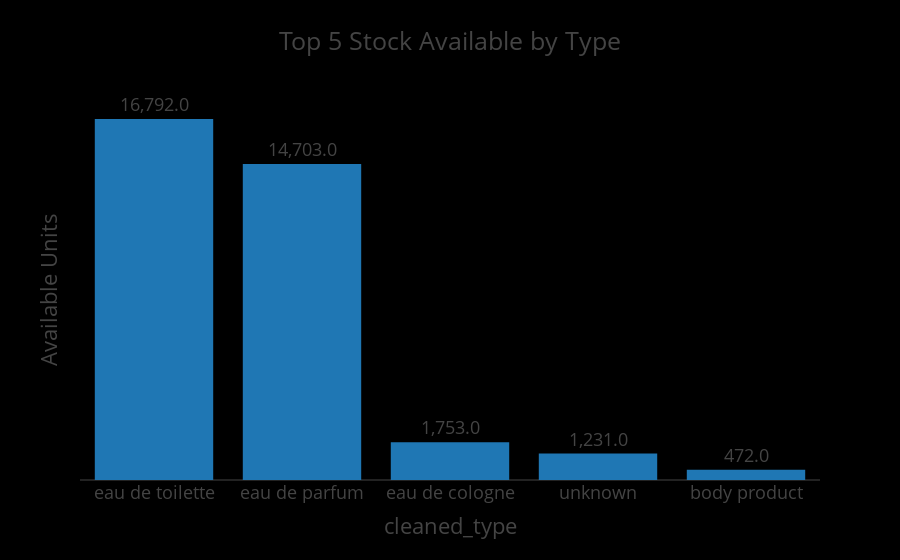

The notebook cell this image was saved under:
### Markdown cell above
## Stock Available by Type

### Code cell
# Set results directory
results_dir = r'C:\Users\USER\Downloads\Perfume_E-Commerce\result'
os.makedirs(results_dir, exist_ok=True)

# Group and sum available stock by type
type_stock = combined_df.groupby('cleaned_type')['available'].sum().reset_index()

# Sort descending and take top 5
top5_type_stock = type_stock.sort_values(by='available', ascending=False).head(5)

# Create formatted labels with thousand separators
top5_type_stock['available_text'] = top5_type_stock['available'].apply(lambda x: f"{x:,}")

# Plot top 5 with same color and formatted data labels
fig1 = px.bar(
    top5_type_stock,
    x='cleaned_type',
    y='available',
    text='available_text',
    title='Top 5 Stock Available by Type',
    color_discrete_sequence=['#1f77b4']
)

# Data labels and layout tweaks
fig1.update_traces(textposition='outside', cliponaxis=False)

fig1.update_layout(
    template='presentation',
    paper_bgcolor='rgb(0, 0, 0)',
    plot_bgcolor='rgb(0, 0, 0)',
    xaxis={'categoryorder': 'total descending'},
    yaxis=dict(
        showline=False,
        showticklabels=False,
        showgrid=False,
        title='Available Units'
    )
)

# Display the figure
fig1.show()

# Export to image and HTML
fig1.write_image(os.path.join(results_dir, 'top5_stock_available_by_type.jpg'))
fig1.write_image(os.path.join(results_dir, 'top5_stock_available_by_type.png'))
fig1.write_html(os.path.join(results_dir, 'top5_stock_available_by_type.html'))

### Figure 1 — Plotly figure (JSON) as saved in the notebook; plotly's stock layout.template omitted (floating-point values rounded to 4 significant figures)
{"data": [{"cliponaxis": false, "hovertemplate": "cleaned_type=%{x}<br>available=%{y}<br>available_text=%{text}<extra></extra>", "legendgroup": "", "marker": {"color": "#1f77b4", "pattern": {"shape": ""}}, "name": "", "orientation": "v", "showlegend": false, "text": ["16,792.0", "14,703.0", "1,753.0", "1,231.0", "472.0"], "textposition": "outside", "type": "bar", "x": ["eau de toilette", "eau de parfum", "eau de cologne", "unknown", "body product"], "xaxis": "x", "y": [16790.0, 14700.0, 1753.0, 1231.0, 472.0], "yaxis": "y"}], "layout": {"autosize": true, "barmode": "relative", "legend": {"tracegroupgap": 0}, "paper_bgcolor": "rgb(0, 0, 0)", "plot_bgcolor": "rgb(0, 0, 0)", "title": {"text": "Top 5 Stock Available by Type"}, "xaxis": {"anchor": "y", "autorange": true, "categoryorder": "total descending", "domain": [0, 1], "range": [-0.5, 4.5], "title": {"text": "cleaned_type"}, "type": "category"}, "yaxis": {"anchor": "x", "autorange": true, "domain": [0, 1], "range": [0, 17680.0], "showgrid": false, "showline": false, "showticklabels": false, "title": {"text": "Available Units"}, "type": "linear"}}}
